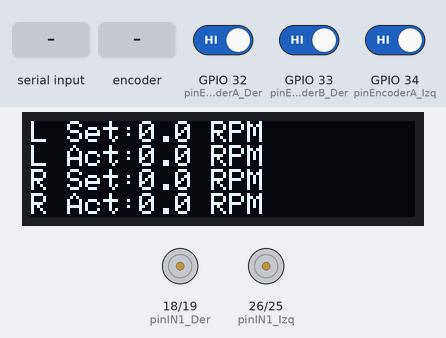
A sketch run on a simulated ESP32. Shown: 128×32 one-colour display, motor-driver pin pairs drawn as motors (green arrow = first pin HIGH = forward, orange = second pin HIGH = backward, longer = more drive). The inputs (shaded band) are chosen by the test bench; at power-on: GPIO 32 (pinEncoderA_Der) HIGH, GPIO 33 (pinEncoderB_Der) HIGH, GPIO 34 (pinEncoderA_Izq) HIGH. What the sketch prints to the serial monitor is not drawn.

Above: at 3.2 s.
3.3 s: "a,45\n" received over Serial
At 4.36 s:
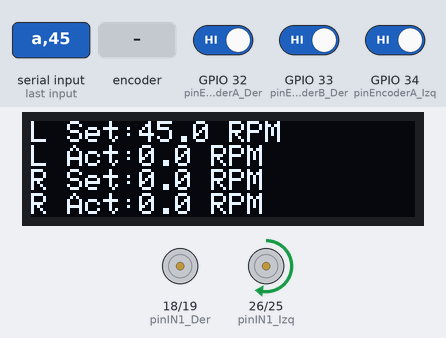
5.9 s: "d90\n" received over Serial
At 7.7 s:
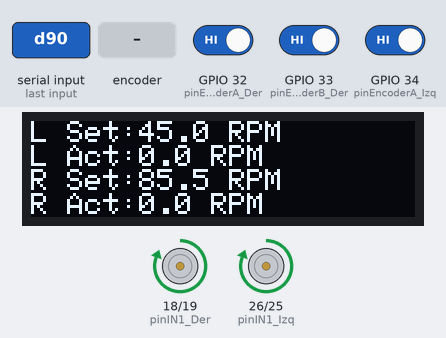
8.4 s: "a" received over Serial
At 10.6 s:
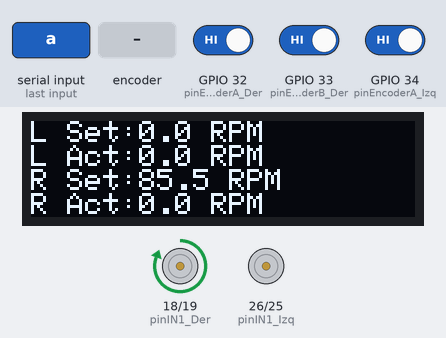
10.9 s: "s,45\n" received over Serial
At 11.96 s:
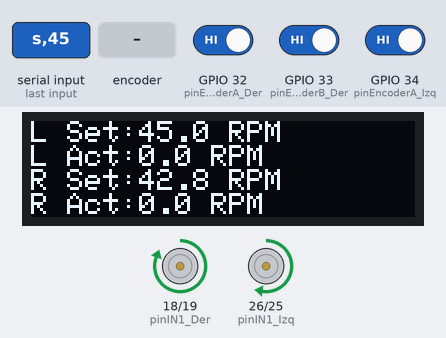
13.5 s: rotary encoder on GPIO 32 (pinEncoderA_Der) / GPIO 35 (pinEncoderB_Izq) turned 3 steps (first pin leading)
At 14.14 s:
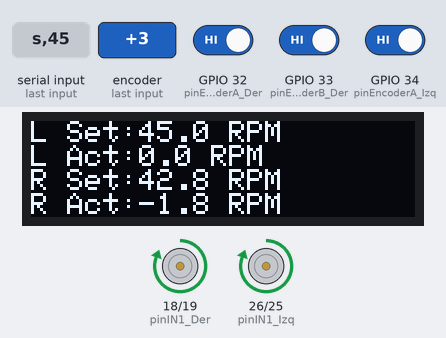
15.6 s: "S" received over Serial
At 17.5 s:
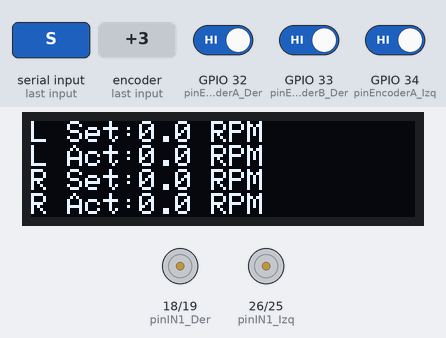
Timing chart, 0 to 19.0 s (numbered marks = the images above; inputs shaded):
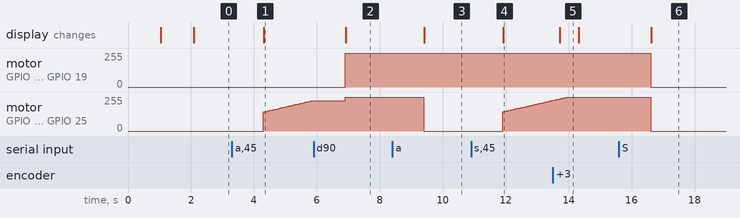

The sketch:

controlX2_drv8871.ino
```cpp
/************************************************************
Control PID Doble con Encoders + OLED 128x32 para ESP32
*************************************************************/
#include <Wire.h>
#include <Adafruit_GFX.h>
#include <Adafruit_SSD1306.h>

// --- CONFIGURACIÓN DE LA PANTALLA OLED ---
#define SCREEN_WIDTH 128
#define SCREEN_HEIGHT 32
#define OLED_RESET    -1 // Reset pin # (-1 si comparte el pin de reset del ESP32)
#define SCREEN_ADDRESS 0x3C // Dirección I2C típica (puede ser 0x3D)
Adafruit_SSD1306 display(SCREEN_WIDTH, SCREEN_HEIGHT, &Wire, OLED_RESET);

// --- PINES DEL DRV8871 (MOTOR IZQUIERDO) ---
const int pinIN1_Izq = 26;
const int pinIN2_Izq = 25;
const int ledChannel1 = 0;
const int ledChannel2 = 1;

// --- PINES DEL DRV8871 (MOTOR DERECHO) ---
const int pinIN1_Der = 18;
const int pinIN2_Der = 19;
const int ledChannel3 = 2;
const int ledChannel4 = 3;

const int freq = 30000;
const int resolution = 8;

// --- PINES Y CONFIGURACIÓN DE LOS ENCODERS ---
const int pinEncoderA_Izq = 34;
const int pinEncoderB_Izq = 35;

const int pinEncoderA_Der = 32;
const int pinEncoderB_Der = 33;

volatile long contadorPulsosIzq = 0;
volatile long contadorPulsosDer = 0;

unsigned long tiempoAnteriorEncoder = 0;

// RPMs y Límites
float inputRPM_Izq = 0.0;
float inputRPM_Der = 0.0;
const float minRPM = 35.0;

float pprEncoder = 11.0;
float reductionRatio = 30.0;

// --- VARIABLES DEL PID Y SETPOINTS (INDEPENDIENTES) ---
float setpointRPM_Izq = 0.0;
float setpointRPM_Der = 0.0;

float outputPWM_Izq = 0.0;
float outputPWM_Der = 0.0;

// Constantes PID Motor Izquierdo
float Kp_Izq = 2.0;
float Ki_Izq = 1.2;
float Kd_Izq = 0.02;

// Constantes PID Motor Derecho
float Kp_Der = 2.0;
float Ki_Der = 1.2;
float Kd_Der = 0.02;

// Variables de error Motor Izquierdo
float error_Izq = 0, errorAnterior_Izq = 0, integral_Izq = 0, derivada_Izq = 0;
static int contadorCruce_Izq = 0;

// Variables de error Motor Derecho
float error_Der = 0, errorAnterior_Der = 0, integral_Der = 0, derivada_Der = 0;
static int contadorCruce_Der = 0;

unsigned long tiempoAnteriorPID = 0;
const long intervaloPID = 50;

unsigned long tiempoAnteriorImpresion = 0;
const long intervaloImpresion = 500;

unsigned long tiempoAnteriorOLED = 0;
const long intervaloOLED = 200; // Refresco de pantalla cada 200ms

// --- ISRs (INTERRUPCIONES DE LOS ENCODERS) ---
void IRAM_ATTR leerEncoderIzq() {
  if (digitalRead(pinEncoderB_Izq) == HIGH) {
    contadorPulsosIzq++;
  } else {
    contadorPulsosIzq--;
  }
}

void IRAM_ATTR leerEncoderDer() {
  if (digitalRead(pinEncoderB_Der) == LOW) {
    contadorPulsosDer++;
  } else {
    contadorPulsosDer--;
  }
}

void setup() {
  Serial.begin(115200);
  delay(1000);

  // Inicializar Pantalla OLED 128x32
  if(!display.begin(SSD1306_SWITCHCAPVCC, SCREEN_ADDRESS)) {
    Serial.println(F("Fallo al encontrar la pantalla OLED SSD1306"));
    for(;;); // Bloquear si falla la pantalla
  }
  display.clearDisplay();
  display.setTextSize(1);
  display.setTextColor(SSD1306_WHITE);
  display.setCursor(0, 0);
  display.println(F("Iniciando Robot..."));
  display.display();
  delay(1000);

  // Configurar canales PWM para Motor Izquierdo
  ledcSetup(ledChannel1, freq, resolution);
  ledcSetup(ledChannel2, freq, resolution);
  ledcAttachPin(pinIN1_Izq, ledChannel1);
  ledcAttachPin(pinIN2_Izq, ledChannel2);

  // Configurar canales PWM para Motor Derecho
  ledcSetup(ledChannel3, freq, resolution);
  ledcSetup(ledChannel4, freq, resolution);
  ledcAttachPin(pinIN1_Der, ledChannel3);
  ledcAttachPin(pinIN2_Der, ledChannel4);

  // Configurar Encoders
  pinMode(pinEncoderA_Izq, INPUT_PULLUP);
  pinMode(pinEncoderB_Izq, INPUT_PULLUP);
  attachInterrupt(digitalPinToInterrupt(pinEncoderA_Izq), leerEncoderIzq, RISING);

  pinMode(pinEncoderA_Der, INPUT_PULLUP);
  pinMode(pinEncoderB_Der, INPUT_PULLUP);
  attachInterrupt(digitalPinToInterrupt(pinEncoderA_Der), leerEncoderDer, RISING);

  Serial.println("\n--- SISTEMA PID DOBLE + OLED (TRACCIÓN DIFERENCIAL) ---");
  imprimirMenu();
}

void loop() {
  unsigned long tiempoActual = millis();

  // --- 1. LEER COMANDOS DESDE EL MONITOR SERIAL ---
  if (Serial.available() > 0) {
    char comando = Serial.read();
    float valor = Serial.parseFloat();

    if (comando == 'a' || comando == 'A') {
      setpointRPM_Izq = valor;
      Serial.print("-> Izquierdo Setpoint: "); Serial.print(setpointRPM_Izq); Serial.println(" RPM");
    }
    else if (comando == 'd' || comando == 'D') {
      setpointRPM_Der = valor*0.95;
      Serial.print("-> Derecho Setpoint: "); Serial.print(setpointRPM_Der); Serial.println(" RPM");
    }
    else if (comando == 's' || comando == 'S') {
      setpointRPM_Izq = valor;
      setpointRPM_Der = valor*0.95;
      Serial.print("-> AMBOS Setpoint establecidos a: "); Serial.print(valor); Serial.println(" RPM");
    }

  }

  // --- 2. CÁLCULO DE LA VELOCIDAD REAL (RPM) DE AMBOS MOTORES ---
  if (tiempoActual - tiempoAnteriorEncoder >= 100) {
    unsigned long dtEncoder = tiempoActual - tiempoAnteriorEncoder;
    tiempoAnteriorEncoder = tiempoActual;

    noInterrupts();
    long pulsosT_Izq = contadorPulsosIzq;
    contadorPulsosIzq = 0;
    long pulsosT_Der = contadorPulsosDer;
    contadorPulsosDer = 0;
    interrupts();

    float pulsosTotalesRueda = pprEncoder * reductionRatio;
    float minutos = dtEncoder / 60000.0;

    inputRPM_Izq = ((float)pulsosT_Izq / pulsosTotalesRueda) / minutos;
    inputRPM_Der = ((float)pulsosT_Der / pulsosTotalesRueda) / minutos;
  }

  // --- 3. CÁLCULO DE LOS LAZOS PID (CADA 50ms) ---
  if (tiempoActual - tiempoAnteriorPID >= intervaloPID) {
    float dt = (tiempoActual - tiempoAnteriorPID) / 1000.0;
    tiempoAnteriorPID = tiempoActual;

    // ==========================================
    // MOTOR IZQUIERDO
    // ==========================================
    error_Izq = setpointRPM_Izq - inputRPM_Izq;

    if (abs(setpointRPM_Izq) < minRPM) {
      integral_Izq = 0;
      errorAnterior_Izq = 0;
      outputPWM_Izq = 0;
      ledcWrite(ledChannel1, 0);
      ledcWrite(ledChannel2, 0);
    }
    else {
      bool cambioSentido_Izq = (setpointRPM_Izq > 40.0 && inputRPM_Izq < -10.0) || (setpointRPM_Izq < -40.0 && inputRPM_Izq > 10.0);
      if (cambioSentido_Izq) {
        contadorCruce_Izq++;
        if (contadorCruce_Izq >= 3) {
          integral_Izq = 0;
          errorAnterior_Izq = 0;
          contadorCruce_Izq = 0;
        }
      } else {
        contadorCruce_Izq = 0;
      }

      integral_Izq += error_Izq * dt;
      float limiteIntegral_Izq = 255.0 / Ki_Izq;
      if (integral_Izq > limiteIntegral_Izq) integral_Izq = limiteIntegral_Izq;
      if (integral_Izq < -limiteIntegral_Izq) integral_Izq = -limiteIntegral_Izq;

      derivada_Izq = (error_Izq - errorAnterior_Izq) / dt;
      outputPWM_Izq = (Kp_Izq * error_Izq) + (Ki_Izq * integral_Izq) + (Kd_Izq * derivada_Izq);

      if (outputPWM_Izq > 255) outputPWM_Izq = 255;
      if (outputPWM_Izq < -255) outputPWM_Izq = -255;

      if (outputPWM_Izq >= 0) {
        ledcWrite(ledChannel1, (int)outputPWM_Izq);
        ledcWrite(ledChannel2, 0);
      } else {
        ledcWrite(ledChannel1, 0);
        ledcWrite(ledChannel2, (int)(-outputPWM_Izq));
      }
      errorAnterior_Izq = error_Izq;
    }

    // ==========================================
    // MOTOR DERECHO
    // ==========================================
    error_Der = setpointRPM_Der - inputRPM_Der;

    if (abs(setpointRPM_Der) < minRPM) {
      integral_Der = 0;
      errorAnterior_Der = 0;
      outputPWM_Der = 0;
      ledcWrite(ledChannel3, 0);
      ledcWrite(ledChannel4, 0);
    }
    else {
      bool cambioSentido_Der = (setpointRPM_Der > 40.0 && inputRPM_Der < -10.0) || (setpointRPM_Der < -40.0 && inputRPM_Der > 10.0);
      if (cambioSentido_Der) {
        contadorCruce_Der++;
        if (contadorCruce_Der >= 3) {
          integral_Der = 0;
          errorAnterior_Der = 0;
          contadorCruce_Der = 0;
        }
      } else {
        contadorCruce_Der = 0;
      }

      integral_Der += error_Der * dt;
      float limiteIntegral_Der = 255.0 / Ki_Der;
      if (integral_Der > limiteIntegral_Der) integral_Der = limiteIntegral_Der;
      if (integral_Der < -limiteIntegral_Der) integral_Der = -limiteIntegral_Der;

      derivada_Der = (error_Der - errorAnterior_Der) / dt;
      outputPWM_Der = (Kp_Der * error_Der) + (Ki_Der * integral_Der) + (Kd_Der * derivada_Der);

      if (outputPWM_Der > 255) outputPWM_Der = 255;
      if (outputPWM_Der < -255) outputPWM_Der = -255;

      if (outputPWM_Der >= 0) {
        ledcWrite(ledChannel3, (int)outputPWM_Der);
        ledcWrite(ledChannel4, 0);
      } else {
        ledcWrite(ledChannel3, 0);
        ledcWrite(ledChannel4, (int)(-outputPWM_Der));
      }
      errorAnterior_Der = error_Der;
    }
  }

  // --- 4. IMPRESIÓN NO BLOQUEANTE PARA EL PLOTTER SERIAL ---
  if (tiempoActual - tiempoAnteriorImpresion >= intervaloImpresion) {
    tiempoAnteriorImpresion = tiempoActual;

    Serial.print("Setpoint_Izq:"); Serial.print(setpointRPM_Izq);
    Serial.print(",RPM_Izq:"); Serial.print(inputRPM_Izq);
    Serial.print(",Setpoint_Der:"); Serial.print(setpointRPM_Der);
    Serial.print(",RPM_Der:"); Serial.print(inputRPM_Der);
    Serial.print(",MinLimit:-300,MaxLimit:300\n");
  }

  // --- 5. ACTUALIZACIÓN DE LA PANTALLA OLED (CADA 200ms) ---
  if (tiempoActual - tiempoAnteriorOLED >= intervaloOLED) {
    tiempoAnteriorOLED = tiempoActual;

    display.clearDisplay();
    display.setTextSize(1);
    display.setTextColor(SSD1306_WHITE);

    // Línea 1: Motor Izquierdo
    display.setCursor(0, 0);
    display.print("L Set:");
    display.print(setpointRPM_Izq, 1);
    display.print(" RPM");

    // Línea 2: RPM Real Izquierdo
    display.setCursor(0, 8);
    display.print("L Act:");
    display.print(inputRPM_Izq, 1);
    display.print(" RPM");

    // Línea 3: Motor Derecho Setpoint
    display.setCursor(0, 16);
    display.print("R Set:");
    display.print(setpointRPM_Der, 1);
    display.print(" RPM");

    // Línea 4: RPM Real Derecho
    display.setCursor(0, 24);
    display.print("R Act:");
    display.print(inputRPM_Der, 1);
    display.print(" RPM");

    display.display();
  }
}

void imprimirMenu() {
  Serial.println("Comandos disponibles:");
  Serial.println("  A [valor] -> Cambiar Setpoint de AMBOS motores");
  Serial.println("  L [valor] -> Cambiar Setpoint solo del Motor Izquierdo");
  Serial.println("  D [valor] -> Cambiar Setpoint solo del Motor Derecho");
  Serial.println("--------------------------------------------------\n");
}
```

Measured:
- after the input at 3.3 s, motor on GPIO 26 (pinIN1_Izq) / GPIO 25 (pinIN2_Izq): moves from stopped to forward 228/255 over 1.6 s, starting after 1.0 s; the display: changes after 1.0 s (image 1)
- after the input at 5.9 s, motor on GPIO 18 (pinIN1_Der) / GPIO 19 (pinIN2_Der): stopped → forward 255/255 after 1.0 s; the display: changes after 1.0 s (image 2)
- after the input at 8.4 s, motor on GPIO 26 (pinIN1_Izq) / GPIO 25 (pinIN2_Izq): forward 255/255 → stopped after 1.0 s; the display: changes after 1.0 s (image 3)
- after the input at 10.9 s, motor on GPIO 26 (pinIN1_Izq) / GPIO 25 (pinIN2_Izq): moves from stopped to forward 229/255 over 1.6 s, starting after 1.0 s; the display: changes after 1.0 s (image 4)
- after the input at 13.5 s, the display: changes after 0.22 s (image 5)
- after the input at 15.6 s, motor on GPIO 18 (pinIN1_Der) / GPIO 19 (pinIN2_Der), motor on GPIO 26 (pinIN1_Izq) / GPIO 25 (pinIN2_Izq): forward 255/255 → stopped after 1.0 s; the display: changes after 1.0 s (image 6)
